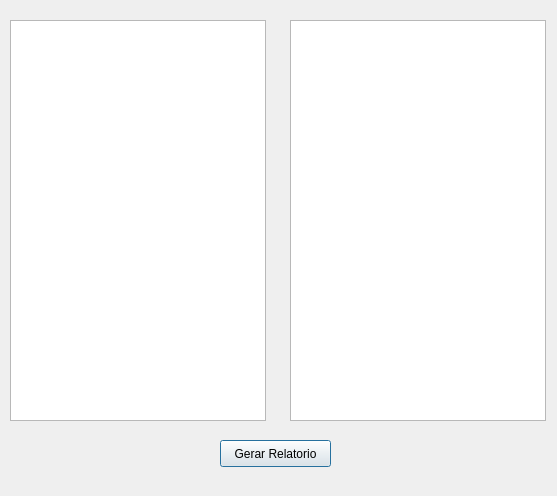
<?xml version="1.0" encoding="UTF-8"?>
<ui version="4.0">
 <class>FrmOpsRelatorio</class>
 <widget class="QDialog" name="FrmOpsRelatorio">
  <property name="geometry">
   <rect>
    <x>0</x>
    <y>0</y>
    <width>557</width>
    <height>496</height>
   </rect>
  </property>
  <property name="windowTitle">
   <string>Dialog</string>
  </property>
  <widget class="QListWidget" name="lst_ops">
   <property name="geometry">
    <rect>
     <x>10</x>
     <y>20</y>
     <width>256</width>
     <height>401</height>
    </rect>
   </property>
  </widget>
  <widget class="QListWidget" name="lst_select">
   <property name="geometry">
    <rect>
     <x>290</x>
     <y>20</y>
     <width>256</width>
     <height>401</height>
    </rect>
   </property>
  </widget>
  <widget class="QPushButton" name="btn_GeraRelatorio">
   <property name="geometry">
    <rect>
     <x>220</x>
     <y>440</y>
     <width>111</width>
     <height>27</height>
    </rect>
   </property>
   <property name="text">
    <string>Gerar Relatorio</string>
   </property>
  </widget>
 </widget>
 <resources/>
 <connections/>
</ui>
